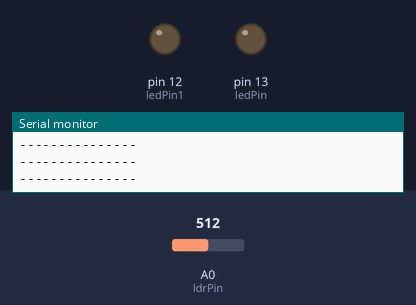
A sketch run on a simulated Arduino Uno, built with avr-gcc and run on an emulated ATmega328P. On the bench: output pins drawn as LEDs (lit = HIGH), the last lines printed to the serial monitor. Inputs (shaded band) come from the test bench; at power-on: A0 (ldrPin) = 512.

Above: at 1.2 s.
1.3 s: A0 (ldrPin) set to 313
2.8 s: A0 (ldrPin) set to 284
At 3.8 s:
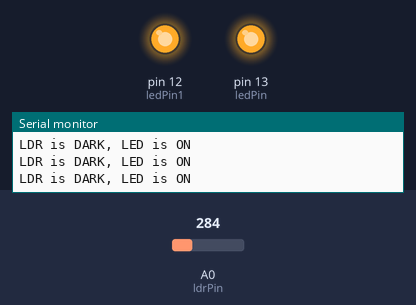
4.3 s: A0 (ldrPin) set to 306
At 5.5 s:
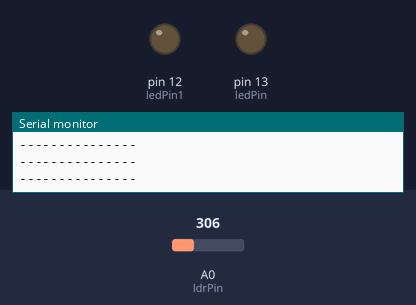
5.8 s: A0 (ldrPin) set to 290
At 6.1 s:
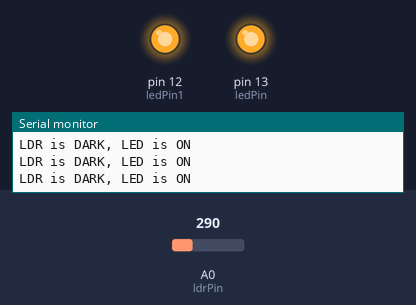
Timing chart, 0 to 8.3 s (numbered marks = the images above; inputs shaded):
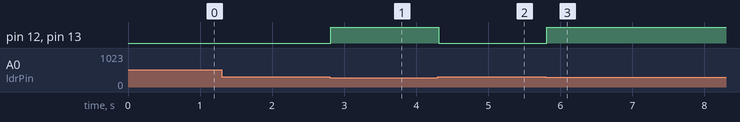

The sketch:

ldr.ino
```cpp
//set pin numbers
//const won't change
const int ledPin = 13;
const int ledPin1 = 12;  //the number of the LED pin
const int ldrPin = A0;  //the number of the LDR pin


void setup() {

  Serial.begin(9600);
  pinMode(ledPin, OUTPUT);
  pinMode(ledPin1, OUTPUT); //initialize the LED pin as an output
  pinMode(ldrPin, INPUT);   //initialize the LDR pin as an input
}

void loop() {

  int ldrStatus = analogRead(ldrPin);   //read the status of the LDR value

  //check if the LDR status is <= 300
  //if it is, the LED is HIGH

   if (ldrStatus <=300) {

    digitalWrite(ledPin, HIGH);
    digitalWrite(ledPin1, HIGH);               //turn LED on
    Serial.println("LDR is DARK, LED is ON");

   }
  else {

    digitalWrite(ledPin, LOW);
    digitalWrite(ledPin1, LOW);         //turn LED off
    Serial.println("---------------");
  }
}
```

Measured:
- the behaviour switches between 301 and 300 on A0 (ldrPin) (found by bisection; images 0 and 1)
- after the input at 2.8 s, pin 12 (ledPin1), pin 13 (ledPin): LOW → HIGH at once
- after the input at 4.3 s, pin 12 (ledPin1), pin 13 (ledPin): HIGH → LOW at once
- after the input at 5.8 s, pin 12 (ledPin1), pin 13 (ledPin): LOW → HIGH at once
